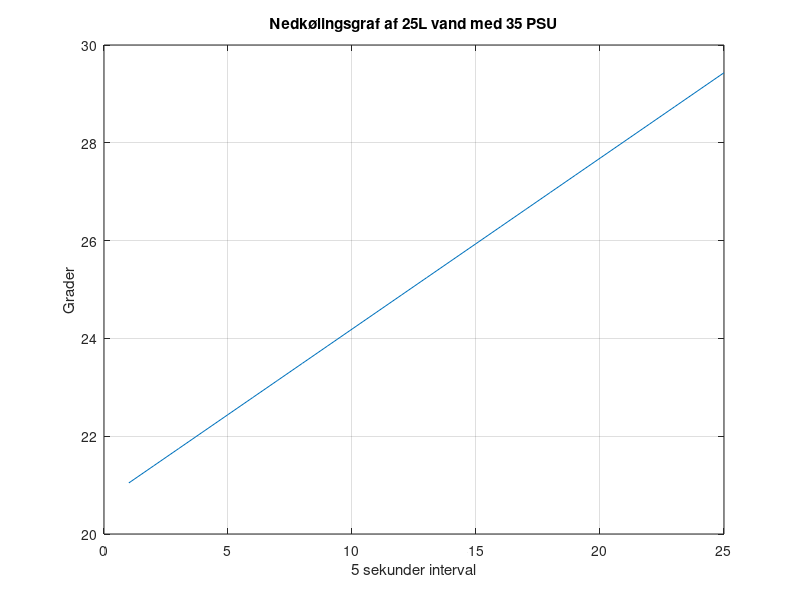

The MATLAB source for this figure: (Note: this script raises an error after producing the figure.)
%Nedkolingsgraf
clear all;
%%
% nedkpoong af glas
K = 0.045;
A = 5.274;
L = 0.394;
BTUcon = 3.412;
Res = zeros(20,1);
n = zeros(25,1);

% fordampning
Kon = 14.48;
for t = 1:25

    DT = t*(9/5)+32;
    QBTU = (K*A*DT*1.1)/L;
    Wattloss = QBTU/BTUcon;
    Res(t) = Wattloss+Kon;
end

plot(Res(1:length(Res)));


%% Plot
%%plot(Input(1191:length(Input)));
title('Nedkølingsgraf af 25L vand med 35 PSU')
xlabel('5 sekunder interval');
ylabel('Grader');
hold on
grid on
plot(Plast_25L(381:length(Plast_25L)));
hold off
